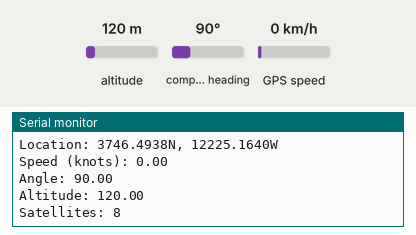
Simulated run of this sketch. Board: Arduino Mega 2560, built with avr-gcc and run on an emulated ATmega2560. Shown: the last lines printed to the serial monitor. The inputs (shaded band) are chosen by the test bench; at power-on: altitude 120 m, compass heading 90°, GPS speed 0 km/h. The GPS gets a fix after 3 s at 37.7749, -122.4194 with 8 satellites.

Above: at 7.2 s.
7.3 s: altitude set to 20 m
At 8.6 s:
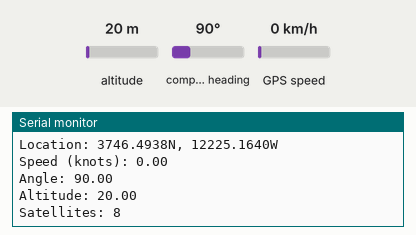
8.8 s: compass heading set to 7°
At 10.2 s:
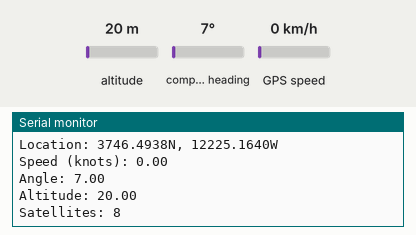
10.3 s: GPS speed set to 2 km/h
Timing chart, 0 to 13.3 s (numbered marks = the images above; inputs shaded):
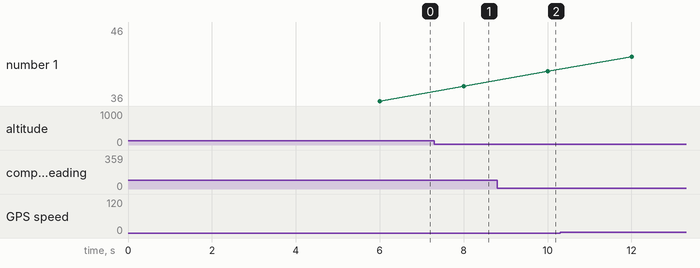

Measured:
- after the input at 7.3 s, the serial monitor: prints a new line after 0.71 s (image 1)
- after the input at 8.8 s, the serial monitor: prints a new line after 1.2 s (image 2)

The sketch:

GPS_SoftwareSerial_Parsing.ino
```cpp
// Test code for Adafruit GPS modules using MTK3329/MTK3339 driver
//
// This code shows how to listen to the GPS module in an interrupt
// which allows the program to have more 'freedom' - just parse
// when a new NMEA sentence is available! Then access data when
// desired.
//
// Tested and works great with the Adafruit Ultimate GPS module
// using MTK33x9 chipset
//    ------> http://www.adafruit.com/products/746
// Pick one up today at the Adafruit electronics shop
// and help support open source hardware & software! -ada

#include <Adafruit_GPS.h>
#include <SoftwareSerial.h>

// Connect the GPS Power pin to 5V
// Connect the GPS Ground pin to ground
// Connect the GPS TX (transmit) pin to Digital 8
// Connect the GPS RX (receive) pin to Digital 7

// you can change the pin numbers to match your wiring:
SoftwareSerial mySerial(8, 7);
Adafruit_GPS GPS(&Serial2);

// Set GPSECHO to 'false' to turn off echoing the GPS data to the Serial console
// Set to 'true' if you want to debug and listen to the raw GPS sentences
#define GPSECHO  true

void setup()
{

  // connect at 115200 so we can read the GPS fast enough and echo without dropping chars
  // also spit it out
  Serial.begin(115200);
  delay(5000);
  Serial.println("Adafruit GPS library basic test!");

  // 9600 NMEA is the default baud rate for Adafruit MTK GPS's- some use 4800
  GPS.begin(9600);

  // uncomment this line to turn on RMC (recommended minimum) and GGA (fix data) including altitude
  GPS.sendCommand(PMTK_SET_NMEA_OUTPUT_RMCGGA);
  // uncomment this line to turn on only the "minimum recommended" data
  //GPS.sendCommand(PMTK_SET_NMEA_OUTPUT_RMCONLY);
  // For parsing data, we don't suggest using anything but either RMC only or RMC+GGA since
  // the parser doesn't care about other sentences at this time

  // Set the update rate
  GPS.sendCommand(PMTK_SET_NMEA_UPDATE_1HZ);   // 1 Hz update rate
  // For the parsing code to work nicely and have time to sort thru the data, and
  // print it out we don't suggest using anything higher than 1 Hz

  // Request updates on antenna status, comment out to keep quiet
  GPS.sendCommand(PGCMD_ANTENNA);

  delay(1000);
  // Ask for firmware version
  mySerial.println(PMTK_Q_RELEASE);
}

uint32_t timer = millis();
void loop()                     // run over and over again
{
  char c = GPS.read();
  // if you want to debug, this is a good time to do it!
  if ((c) && (GPSECHO))
    Serial.write(c);

  // if a sentence is received, we can check the checksum, parse it...
  if (GPS.newNMEAreceived()) {
    // a tricky thing here is if we print the NMEA sentence, or data
    // we end up not listening and catching other sentences!
    // so be very wary if using OUTPUT_ALLDATA and trytng to print out data
    //Serial.println(GPS.lastNMEA());   // this also sets the newNMEAreceived() flag to false

    if (!GPS.parse(GPS.lastNMEA()))   // this also sets the newNMEAreceived() flag to false
      return;  // we can fail to parse a sentence in which case we should just wait for another
  }

  // if millis() or timer wraps around, we'll just reset it
  if (timer > millis())  timer = millis();

  // approximately every 2 seconds or so, print out the current stats
  if (millis() - timer > 2000) {
    timer = millis(); // reset the timer

    Serial.print("\nTime: ");
    if (GPS.hour < 10) { Serial.print('0'); }
    Serial.print(GPS.hour, DEC); Serial.print(':');
    if (GPS.minute < 10) { Serial.print('0'); }
    Serial.print(GPS.minute, DEC); Serial.print(':');
    if (GPS.seconds < 10) { Serial.print('0'); }
    Serial.print(GPS.seconds, DEC); Serial.print('.');
    if (GPS.milliseconds < 10) {
      Serial.print("00");
    } else if (GPS.milliseconds > 9 && GPS.milliseconds < 100) {
      Serial.print("0");
    }
    Serial.println(GPS.milliseconds);
    Serial.print("Date: ");
    Serial.print(GPS.day, DEC); Serial.print('/');
    Serial.print(GPS.month, DEC); Serial.print("/20");
    Serial.println(GPS.year, DEC);
    Serial.print("Fix: "); Serial.print((int)GPS.fix);
    Serial.print(" quality: "); Serial.println((int)GPS.fixquality);
//    if (GPS.fix) {
      Serial.print("Location: ");
      Serial.print(GPS.latitude, 4); Serial.print(GPS.lat);
      Serial.print(", ");
      Serial.print(GPS.longitude, 4); Serial.println(GPS.lon);

      Serial.print("Speed (knots): "); Serial.println(GPS.speed);
      Serial.print("Angle: "); Serial.println(GPS.angle);
      Serial.print("Altitude: "); Serial.println(GPS.altitude);
      Serial.print("Satellites: "); Serial.println((int)GPS.satellites);
//    }
  }
}
```
